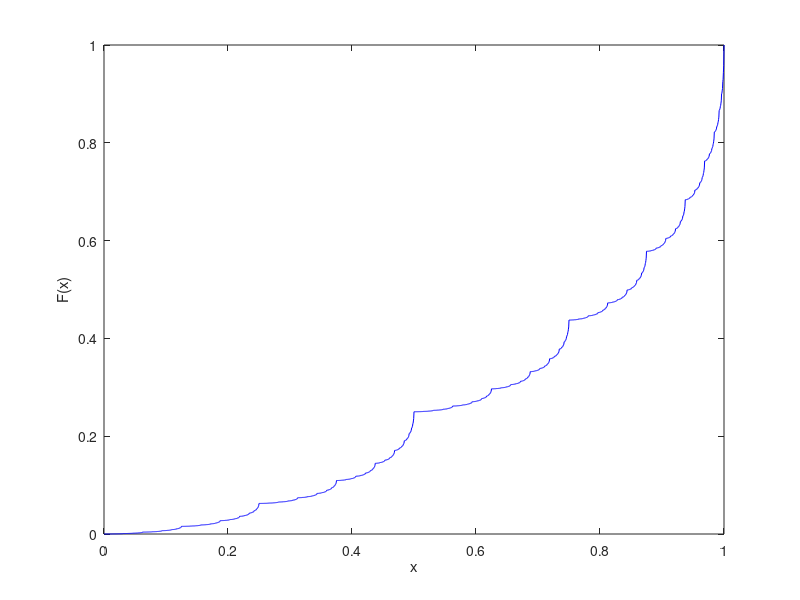

MATLAB code for this plot:
n = 11; %Length of binary expansion
p = 3./4;
q = 1-p; %Parameters
l = zeros(1,n+1); %Index (vector of binary digits)
xplot = linspace(0,1, 2.^n+1);
yplot = zeros(1,2.^n + 1);
yplot(2.^n + 1) = 1;

while l(1) < 1
    s = 0; %Loop counter
    %Convert index (vector of binary digits) to decimal integer
    for r = 1:n+1
        s = s + 2.^(n+1-r) .* l(r);
    end

    %Calculate F
    for k = 0:n-1
        %No need to evaluate the product term if x_(k+1) is 0
        if l(k+2) == 0 %Our indexing is one off (we included the coeff of 2^0)
            continue;
        end
        prodtemp = 1; %Temporary variable
        for i = 1:k
            if l(i+1) == 0
                prodtemp = prodtemp * q; %Update product term
            else
                prodtemp = prodtemp * p; %Update product term
            end
        end
        yplot(s+1) = yplot(s+1) + q.*prodtemp;
    end

    %Increment index by one
    for j = 0:n
        l(n+1-j) = mod(l(n+1-j)+1,2);
        if l(n+1-j) == 1
            break;
        end
    end
end

plot(xplot,yplot, 'b')
xlabel('x')
ylabel('F(x)')
